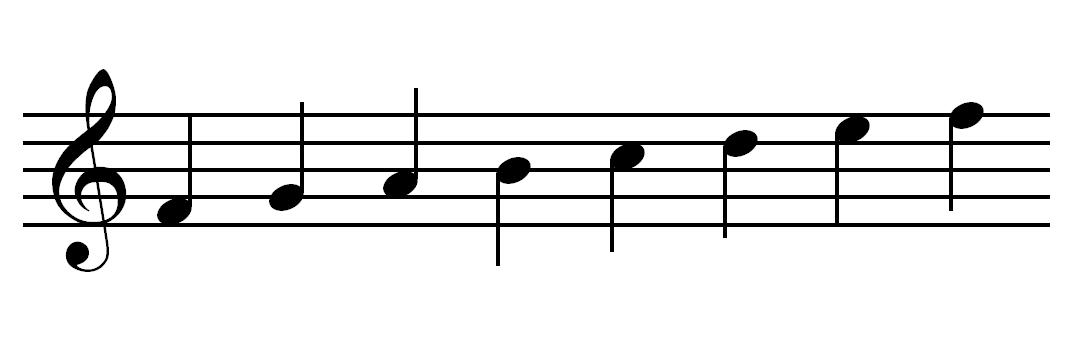
#> input picture staff-with-notes.jpg, 1092 x 347 px
$ jupyter execute StaffLinesRemoval.ipynb   (shell and % lines are left out)
#> lines starting #> are read from the running program, lines starting #| are printed output that depends on the picture; after the words box and inside, x2 and y2 are one past the last pixel; in counts of white or black regions, pixels touching at a corner belong together
# Staff line removal

Imports and definitions

[cell 1]
import cv2
import matplotlib.pyplot as plt
import numpy as np

# Image loading, binarization, inversion and display
def load_image(path):
#> called with path = 'staff-with-notes.jpg'
    return cv2.cvtColor(cv2.imread(path), cv2.COLOR_BGR2RGB)
#> returned value is the input picture: shape (347, 1092, 3); min 0, max 255, mean 233.9
def image_gray(image):
    return cv2.cvtColor(image, cv2.COLOR_RGB2GRAY)
#> returned value: shape (347, 1092)
def image_bin_otsu(image_gs):
    ret,image_bin = cv2.threshold(image_gs, 0, 255, cv2.THRESH_BINARY+cv2.THRESH_OTSU)
#> image_bin: shape (347, 1092); 91.8% white; 1 black region, box (x1, y1, x2, y2) and area: (23, 69, 1050, 272) 31199
#> ret = 128
    return image_bin
def invert(image):
    return 255-image
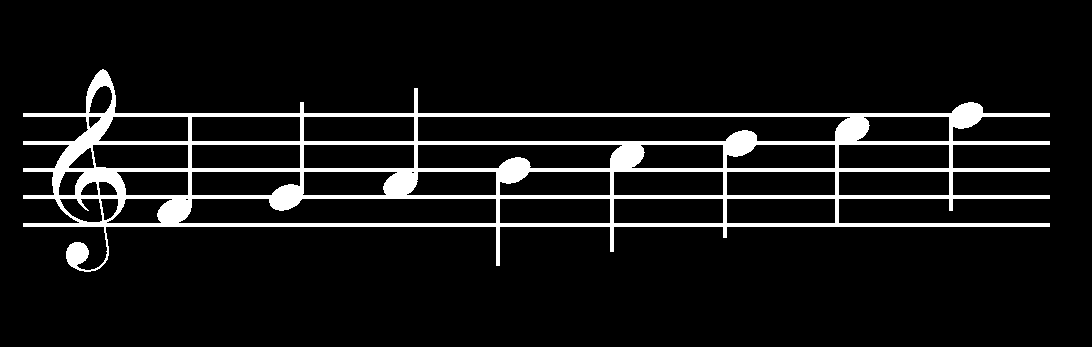
#> returned value: shape (347, 1092); 8.2% white; 1 white region, box (x1, y1, x2, y2) and area: (23, 69, 1050, 272) 31199
def display_image(image, color= False):
    plt.figure()
    if color:
        plt.imshow(image)
    else:
        plt.imshow(image, 'gray')
    plt.show()

# Image morphological operations
def dilate(image):
    kernel = np.ones((1,100))
    return cv2.dilate(image, kernel, iterations=1)
def erode(image):
    kernel = np.ones((1,100))
    return cv2.erode(image, kernel, iterations=1)
def open_image(image):
    return dilate(erode(image))

# Horizontal projection
def horizontal_projection(image):
    hor_proj = []
    for i in range(len(image)):
        row_sum = 0
        for j in range(len(image[i])):
            row_sum += image[i][j] == 255
        hor_proj.append([255] * row_sum + [0] * (len(image[0]) - row_sum))

    return hor_proj

# Image crop
def crop_image(image, crop_start = None, crop_width = None):
    if crop_start is None:
        crop_start = len(image[0]) * 2//3

    if crop_width is None:
        crop_width = len(image[0]) // 10
    cutoff = image[:]

    for i in range(len(cutoff)):
        cutoff[i] = cutoff[i][crop_start : crop_start + crop_width]

    cutoff = np.array(cutoff, dtype = np.uint8)
    return cutoff

# Find Y coordinates of white pixels
def find_y(image):
    y = []
    for i in range(len(image)):
        for j in range(len(image[i])):
            if (image[i][j] == 255) and (i not in y):
                y.append(i)
    return sorted(y)

# Intersect two lists
def intersect_lists(first, second):
    ret_val = []
    for val in first:
        if val in second:
            ret_val += [val]
    return ret_val

# Group points and get distances
def label_y(y_list):
    labels = [[]]
    line_distances = []
    prev_y = None
    for y in y_list:
        if prev_y is not None:
            if y - prev_y > 1:
                labels.append([])
                line_distances += [y - prev_y]
            labels[-1] += [y]
        prev_y = y
    return labels, line_distances

# Find lines
def find_lines(image):
    first = find_y(crop_image(horizontal_projection(image)))
#> after the loop in horizontal_projection, `for i in range(len(image)):`: hor_proj = 347 items
#> in crop_image, `crop_start = len(image[0]) * 2//3`: crop_start = 728
#> in crop_image, `crop_width = len(image[0]) // 10`: crop_width = 109
#> in crop_image, `cutoff = image[:]`: cutoff = 347 items
#> in crop_image, `cutoff = np.array(cutoff, dtype = np.uint8)`:
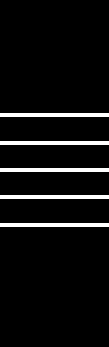
#> cutoff: shape (347, 109); 5.8% white; 5 white regions, box (x1, y1, x2, y2) and area: (0, 113, 109, 117) 436, (0, 141, 109, 145) 436, (0, 168, 109, 172) 436, (0, 195, 109, 199) 436, (0, 223, 109, 227) 436
#> in find_y, `y = []`: y = []
#> after the loop in find_y, `for i in range(len(image)):`: y = [113, 114, 115, 116, 141, 142, 143, 144, 168, 169, 170, 171, 195, 196, 197, 198, 223, 224, 225, 226]
#> first has the same summary as y in find_y
    second = find_y(open_image(image))
#> in erode, `return cv2.erode(image, kernel, iterations=1)`:
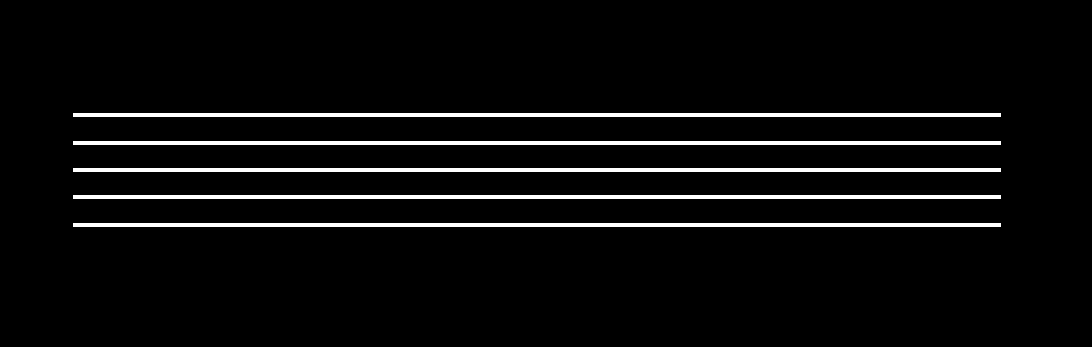
#> returned value: shape (347, 1092); 4.9% white; 5 white regions, box (x1, y1, x2, y2) and area: (73, 113, 1001, 117) 3712, (73, 141, 1001, 145) 3712, (73, 168, 1001, 172) 3712, (73, 195, 1001, 199) 3712, (73, 223, 1001, 227) 3712
#> in dilate, `return cv2.dilate(image, kernel, iterations=1)`:
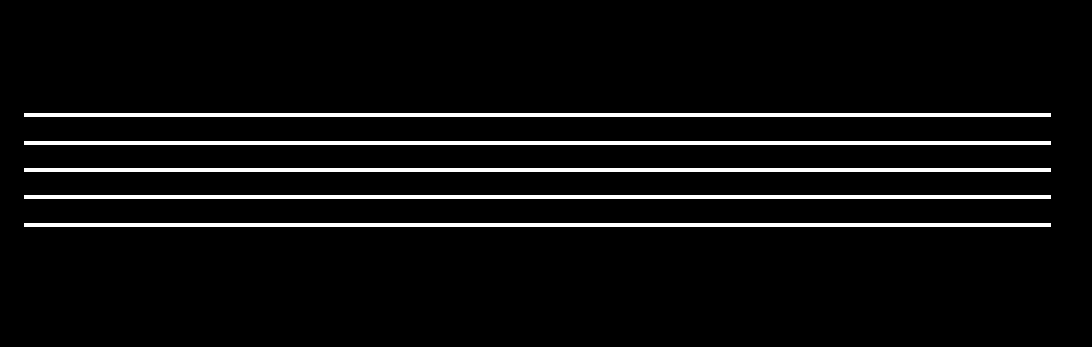
#> returned value: shape (347, 1092); 5.4% white; 5 white regions, box (x1, y1, x2, y2) and area: (24, 113, 1051, 117) 4108, (24, 141, 1051, 145) 4108, (24, 168, 1051, 172) 4108, (24, 195, 1051, 199) 4108, (24, 223, 1051, 227) 4108
#> second has the same summary as y in find_y
    return label_y(intersect_lists(first, second))
#> the loop in intersect_lists, `for val in first:` made 20 passes
#> (val, ret_val) on passes 1 to 10: (113, [113]), (114, [113, 114]), (115, [113, 114, 115]), (116, [113, 114, 115, 116]), (141, [113, 114, 115, 116, 141]), (142, [113, 114, 115, 116, 141, 142]), (143, [113, 114, 115, 116, 141, 142, 143]), (144, [113, 114, 115, 116, 141, 142, 143, 144]), (168, [113, 114, 115, 116, 141, 142, 143, 144, 168]), (169, [113, 114, 115, 116, 141, 142, 143, 144, 168, 169])
#> val on passes 13 to 18: 195, 196, 197, 198, 223, 224
#> in label_y, `labels = [[]]`: labels = [[]]
#> the loop in label_y, `for y in y_list:` made 20 passes
#> (y, line_distances, prev_y) on passes 5, 9, 13, 17: (141, [25], 141), (168, [25, 24], 168), (195, [25, 24, 24], 195), (223, [25, 24, 24, 25], 223)
#> (y, prev_y) on passes 1, 2, 3, 4, 6, 7: (113, 113), (114, 114), (115, 115), (116, 116), (142, 142), (143, 143)
#> after the loop in label_y, `for y in y_list:`: labels = [[114, 115, 116], [141, 142, 143, 144], [168, 169, 170, 171], [195, 196, 197, 198], [223, 224, 225, 226]]

Open image, binarize it and invert it.

[cell 2]
org_image = load_image("staff-with-notes.jpg")
img_gray = image_gray(org_image)
img_otsu = image_bin_otsu(img_gray)
inv_img = invert(img_otsu)
display_image(inv_img)

Find lines.

[cell 3]
lines, distances = find_lines(inv_img)
#> lines has the same summary as labels in label_y; distances = [25, 24, 24, 25]
print(lines)
#| [[114, 115, 116], [141, 142, 143, 144], [168, 169, 170, 171], [195, 196, 197, 198], [223, 224, 225, 226]]
print(distances)
#| [25, 24, 24, 25]

## Remove lines
We will try three different methods for staff line removal.

### Method A: Vertical check
This method checks for additional white non-line pixels above and below the part of the line. If there are such, that part of the line will not be removed.

[cell 4]
image = inv_img.copy()
for line in lines:
    top = line[0]
    bot = line[-1]
    for j in range(len(image[top])):
        remove = True
        is_line = False
        for row in image[top:bot+1]:
            if row[j] == 255:
                is_line = True
                break
        if not is_line:
            continue
        # check 2 pixels above and below
        diff = 2
        for row in image[top - diff : top]:
            if row[j] == 255:
                remove = False
                break
        if remove:
            for row in image[bot + 1: bot + diff + 1]:
                if row[j] == 255:
                    remove = False
                    break
        if remove:
            for row in image[top:bot+1]:
                row[j] = 0
#> this loop made 5 passes
#> (line, top, bot) on passes 1 to 5: ([114, 115, 116], 114, 116), ([141, 142, 143, 144], 141, 144), ([168, 169, 170, 171], 168, 171), ([195, 196, 197, 198], 195, 198), ([223, 224, 225, 226], 223, 226)
#> after the loop, row = 1092 values, max 255 at index 77, min 0 at index 0, mean 16.11
display_image(image)
#> call 2 of display_image, with color = False
#> in display_image (call 2), `plt.show()`:
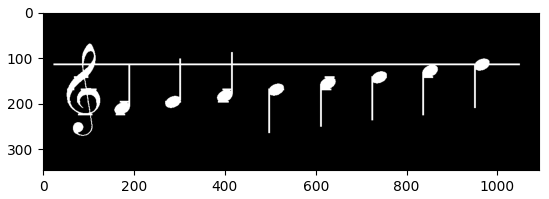
#> figure drawn by matplotlib, 1 panel

The method did not remove all lines. This is due to the imperfection of staff line recognition.

### Method B: Thickness-based removal
This method removes the part of the line if it's less thick than a certain threshold, usually the average staff line thickness or a bit smaller.

[cell 5]
avg_thickness = lines[:]
#> avg_thickness has the same summary as labels in label_y
for i, line in enumerate(avg_thickness):
    avg_thickness[i] = len(line)
#> this loop made 5 passes
#> after the loop, avg_thickness = [3, 4, 4, 4, 4]
avg_thickness = sum(avg_thickness) * 1./len(avg_thickness)
#> avg_thickness = 3.8


tolerance = 0.3
image = inv_img.copy()
for j in range(len(image[0])):
    white = False
    for i in range(len(image)):
        if image[i][j] == 255:
            if not white:
                start = i
            white = True
        else:
            if white:
                thickness = i - 1 - start
                if thickness < avg_thickness - tolerance:
                    for row in image[start : i]:
                        row[j] = 0
            white = False
#> after the loop, row = 1092 values, max 255 at index 79, min 0 at index 0, mean 14.48
display_image(image)
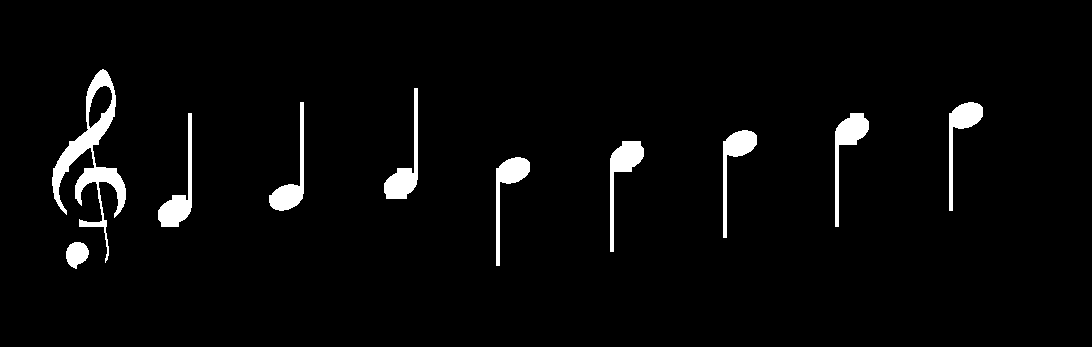
#> image: shape (347, 1092); 3.3% white; 10 white regions, largest, box (x1, y1, x2, y2) and area: (52, 69, 126, 263) 3413, (158, 113, 192, 227) 1145, (835, 113, 869, 227) 1143

$ run again, with two-octaves.jpg copied over staff-with-notes.jpg
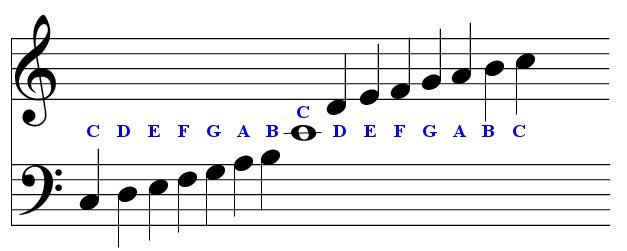
#> input picture two-octaves.jpg, 627 x 251 px
#> in image_bin_otsu, `ret,image_bin = cv2.threshold(image_gs, 0, 255, cv2.THRESH_BINARY+cv2...`:
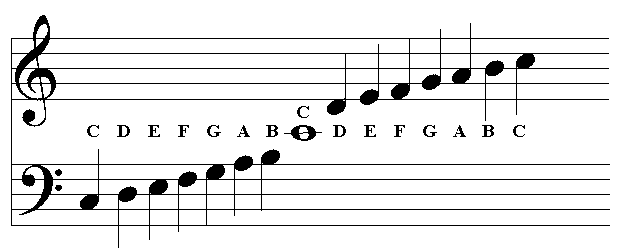
#> image_bin: shape (251, 627); 91.9% white; 19 black regions, largest, box (x1, y1, x2, y2) and area: (11, 15, 610, 248) 11478, (284, 125, 322, 141) 240, (266, 125, 278, 137) 81
#> ret = 135
#> after the loop in horizontal_projection, `for i in range(len(image)):`: hor_proj = 251 items
#> crop_start = 418
#> crop_width = 62
#> in crop_image, `cutoff = image[:]`: cutoff = 251 items
#> in find_y, `y = []`: y = []
#> after the loop in find_y, `for i in range(len(image)):`: y = [38, 53, 68, 83, 99, 164, 179, 194, 209, 225]
#> the loop in intersect_lists, `for val in first:` made 10 passes
#> (val, ret_val) on passes 1 to 8: (38, [38]), (53, [38, 53]), (68, [38, 53, 68]), (83, [38, 53, 68, 83]), (99, [38, 53, 68, 83, 99]), (164, [38, 53, 68, 83, 99, 164]), (179, [38, 53, 68, 83, 99, 164, 179]), (194, [38, 53, 68, 83, 99, 164, 179, 194])
#> in label_y, `labels = [[]]`: labels = [[]]
#> the loop in label_y, `for y in y_list:` made 10 passes
#> (y, line_distances, prev_y) on passes 2 to 9: (53, [15], 53), (68, [15, 15], 68), (83, [15, 15, 15], 83), (99, [15, 15, 15, 16], 99), (164, [15, 15, 15, 16, 65], 164), (179, [15, 15, 15, 16, 65, 15], 179), (194, [15, 15, 15, 16, 65, 15, 15], 194), (209, [15, 15, 15, 16, 65, 15, 15, 15], 209)
#> after the loop in label_y, `for y in y_list:`: labels = [[], [53], [68], [83], [99], [164], [179], [194], [209], [225]]
#> lines has the same summary as labels in label_y; distances = [15, 15, 15, 16, 65, 15, 15, 15, 16]
#| [[], [53], [68], [83], [99], [164], [179], [194], [209], [225]]
#| [15, 15, 15, 16, 65, 15, 15, 15, 16]
#> `avg_thickness = lines[:]`: avg_thickness has the same summary as labels in label_y
#> the loop `for i, line in enumerate(avg_thickness):` made 10 passes
#> after the loop `for i, line in enumerate(avg_thickness):`: avg_thickness = [0, 1, 1, 1, 1, 1, 1, 1, 1, 1]
#> `avg_thickness = sum(avg_thickness) * 1./len(avg_thickness)`: avg_thickness = 0.9
#> after the loop `for j in range(len(image[0])):`: row = 627 values, max 255 at index 11, min 0 at index 0, mean 2.03
#> `display_image(image)`:
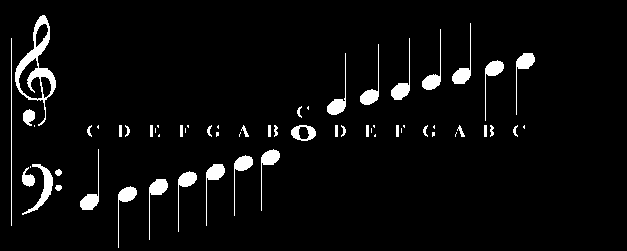
#> image: shape (251, 627); 4.4% white; 62 white regions (21 under 20 px), largest, box (x1, y1, x2, y2) and area: (15, 15, 56, 126) 1129, (22, 164, 53, 215) 399, (391, 38, 410, 100) 291

$ run again, with eighth_notes.png saved as staff-with-notes.jpg
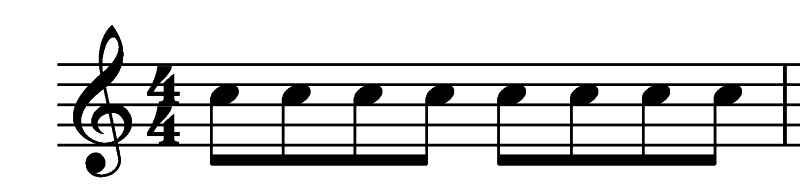
#> input picture eighth_notes.png, 800 x 190 px
#> in load_image, returned value is the input picture: shape (190, 800, 3); min 0, max 255, mean 215.7
#> in image_bin_otsu, `ret,image_bin = cv2.threshold(image_gs, 0, 255, cv2.THRESH_BINARY+cv2...`:
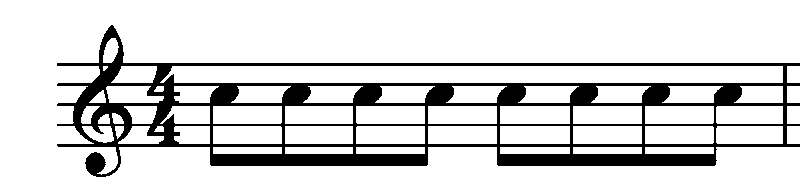
#> image_bin: shape (190, 800); 84.3% white; 1 black region, box (x1, y1, x2, y2) and area: (57, 25, 800, 177) 23887
#> ret = 134
#> after the loop in horizontal_projection, `for i in range(len(image)):`: hor_proj = 190 items
#> crop_start = 533
#> crop_width = 80
#> in crop_image, `cutoff = image[:]`: cutoff = 190 items
#> in find_y, `y = []`: y = []
#> after the loop in find_y, `for i in range(len(image)):`: y = [63, 64, 65, 83, 84, 85, 103, 104, 105, 124, 125, 144, 145, 146]
#> first has the same summary as y in find_y
#> second = 26 values from 63 to 165
#> the loop in intersect_lists, `for val in first:` made 14 passes
#> (val, ret_val) on passes 1 to 8: (63, [63]), (64, [63, 64]), (65, [63, 64, 65]), (83, [63, 64, 65, 83]), (84, [63, 64, 65, 83, 84]), (85, [63, 64, 65, 83, 84, 85]), (103, [63, 64, 65, 83, 84, 85, 103]), (104, [63, 64, 65, 83, 84, 85, 103, 104])
#> in label_y, `labels = [[]]`: labels = [[]]
#> the loop in label_y, `for y in y_list:` made 14 passes
#> (y, line_distances, prev_y) on passes 4, 7, 10, 12: (83, [18], 83), (103, [18, 18], 103), (124, [18, 18, 19], 124), (144, [18, 18, 19, 19], 144)
#> after the loop in label_y, `for y in y_list:`: labels = [[64, 65], [83, 84, 85], [103, 104, 105], [124, 125], [144, 145, 146]]
#> lines has the same summary as labels in label_y; distances = [18, 18, 19, 19]
#| [[64, 65], [83, 84, 85], [103, 104, 105], [124, 125], [144, 145, 146]]
#| [18, 18, 19, 19]
#> the loop `for line in lines:` made 5 passes
#> (line, top, bot) on passes 2, 3, 5: ([83, 84, 85], 83, 85), ([103, 104, 105], 103, 105), ([144, 145, 146], 144, 146)
#> after the loop `for line in lines:`: row = 800 values, max 255 at index 92, min 0 at index 0, mean 24.23
#> `avg_thickness = lines[:]`: avg_thickness has the same summary as labels in label_y
#> the loop `for i, line in enumerate(avg_thickness):` made 5 passes
#> after the loop `for i, line in enumerate(avg_thickness):`: avg_thickness = [2, 3, 3, 2, 3]
#> `avg_thickness = sum(avg_thickness) * 1./len(avg_thickness)`: avg_thickness = 2.6
#> after the loop `for j in range(len(image[0])):`: row = 800 values, max 255 at index 94, min 0 at index 0, mean 23.59
#> `display_image(image)`:
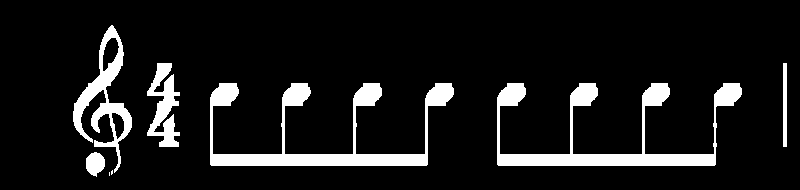
#> image: shape (190, 800); 10% white; 8 white regions (2 under 20 px), largest, box (x1, y1, x2, y2) and area: (210, 83, 454, 166) 5307, (497, 83, 742, 166) 5255, (73, 25, 132, 173) 2449, (147, 63, 180, 147) 1468, (86, 152, 105, 177) 346, (783, 63, 787, 147) 336
